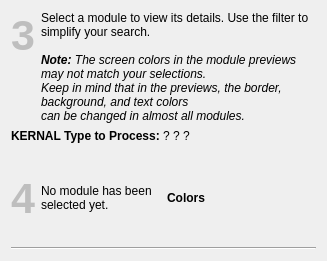
      <widget class="QWidget" name="pagePatchModules">
       <layout class="QVBoxLayout" name="verticalLayout_4">
        <item>
         <layout class="QHBoxLayout" name="horizontalLayout_6">
          <item>
           <widget class="QLabel" name="label_8">
            <property name="sizePolicy">
             <sizepolicy hsizetype="Maximum" vsizetype="Preferred">
              <horstretch>0</horstretch>
              <verstretch>0</verstretch>
             </sizepolicy>
            </property>
            <property name="font">
             <font>
              <pointsize>32</pointsize>
              <bold>true</bold>
             </font>
            </property>
            <property name="styleSheet">
             <string notr="true">color: rgb(190, 190, 190);</string>
            </property>
            <property name="text">
             <string>3</string>
            </property>
            <property name="alignment">
             <set>Qt::AlignmentFlag::AlignLeading|Qt::AlignmentFlag::AlignLeft|Qt::AlignmentFlag::AlignTop</set>
            </property>
           </widget>
          </item>
          <item>
           <widget class="QLabel" name="label_9">
            <property name="text">
             <string>&lt;html&gt;&lt;head/&gt;&lt;body&gt;&lt;p&gt;Select a module to view its details. Use the filter to simplify your search.&lt;br/&gt;&lt;br/&gt;&lt;span style=&quot; font-weight:700; font-style:italic;&quot;&gt;Note:&lt;/span&gt;&lt;span style=&quot; font-style:italic;&quot;&gt; The screen colors in the module previews may not match your selections.&lt;br/&gt;Keep in mind that in the previews, the border, background, and text colors &lt;br/&gt;can be changed in almost all modules.&lt;/span&gt;&lt;/p&gt;&lt;/body&gt;&lt;/html&gt;</string>
            </property>
            <property name="alignment">
             <set>Qt::AlignmentFlag::AlignLeading|Qt::AlignmentFlag::AlignLeft|Qt::AlignmentFlag::AlignVCenter</set>
            </property>
            <property name="wordWrap">
             <bool>true</bool>
            </property>
            <property name="margin">
             <number>0</number>
            </property>
           </widget>
          </item>
         </layout>
        </item>
        <item>
         <widget class="QLabel" name="lKernalTypeToProcess">
          <property name="text">
           <string>&lt;html&gt;&lt;head/&gt;&lt;body&gt;&lt;p&gt;&lt;span style=&quot; font-weight:700;&quot;&gt;KERNAL Type to Process:&lt;/span&gt; ? ? ?&lt;/p&gt;&lt;/body&gt;&lt;/html&gt;</string>
          </property>
         </widget>
        </item>
        <item>
         <widget class="QStackedWidget" name="stackedWidget">
          <property name="sizePolicy">
           <sizepolicy hsizetype="Preferred" vsizetype="Expanding">
            <horstretch>0</horstretch>
            <verstretch>0</verstretch>
           </sizepolicy>
          </property>
          <property name="frameShape">
           <enum>QFrame::Shape::NoFrame</enum>
          </property>
          <property name="frameShadow">
           <enum>QFrame::Shadow::Sunken</enum>
          </property>
         </widget>
        </item>
        <item>
         <layout class="QHBoxLayout" name="horizontalLayout_7">
          <item>
           <widget class="QLabel" name="label_11">
            <property name="sizePolicy">
             <sizepolicy hsizetype="Maximum" vsizetype="Preferred">
              <horstretch>0</horstretch>
              <verstretch>0</verstretch>
             </sizepolicy>
            </property>
            <property name="font">
             <font>
              <pointsize>32</pointsize>
              <bold>true</bold>
             </font>
            </property>
            <property name="styleSheet">
             <string notr="true">color: rgb(190, 190, 190);</string>
            </property>
            <property name="text">
             <string>4</string>
            </property>
            <property name="alignment">
             <set>Qt::AlignmentFlag::AlignLeading|Qt::AlignmentFlag::AlignLeft|Qt::AlignmentFlag::AlignVCenter</set>
            </property>
           </widget>
          </item>
          <item>
           <widget class="QLabel" name="selectedPatch">
            <property name="text">
             <string>No module has been selected yet.</string>
            </property>
            <property name="wordWrap">
             <bool>true</bool>
            </property>
           </widget>
          </item>
          <item>
           <widget class="QFrame" name="frame_2">
            <property name="frameShape">
             <enum>QFrame::Shape::NoFrame</enum>
            </property>
            <property name="frameShadow">
             <enum>QFrame::Shadow::Plain</enum>
            </property>
            <layout class="QHBoxLayout" name="horizontalLayout_9">
             <item>
              <widget class="QLabel" name="label_16">
               <property name="text">
                <string>&lt;html&gt;&lt;head/&gt;&lt;body&gt;&lt;p&gt;&lt;span style=&quot; font-weight:700;&quot;&gt;Colors&lt;/span&gt;&lt;/p&gt;&lt;/body&gt;&lt;/html&gt;</string>
               </property>
               <property name="alignment">
                <set>Qt::AlignmentFlag::AlignRight|Qt::AlignmentFlag::AlignTrailing|Qt::AlignmentFlag::AlignVCenter</set>
               </property>
              </widget>
             </item>
             <item>
              <widget class="QLabel" name="minipreviewcolors">
               <property name="sizePolicy">
                <sizepolicy hsizetype="Fixed" vsizetype="Fixed">
                 <horstretch>0</horstretch>
                 <verstretch>0</verstretch>
                </sizepolicy>
               </property>
               <property name="minimumSize">
                <size>
                 <width>96</width>
                 <height>68</height>
                </size>
               </property>
               <property name="maximumSize">
                <size>
                 <width>96</width>
                 <height>68</height>
                </size>
               </property>
               <property name="text">
                <string/>
               </property>
               <property name="pixmap">
                <pixmap resource="pictures.qrc">:/res/pictures/preview.png</pixmap>
               </property>
               <property name="scaledContents">
                <bool>true</bool>
               </property>
              </widget>
             </item>
            </layout>
           </widget>
          </item>
         </layout>
        </item>
        <item>
         <widget class="Line" name="line_3">
          <property name="orientation">
           <enum>Qt::Orientation::Horizontal</enum>
          </property>
         </widget>
        </item>
       </layout>
      </widget>
